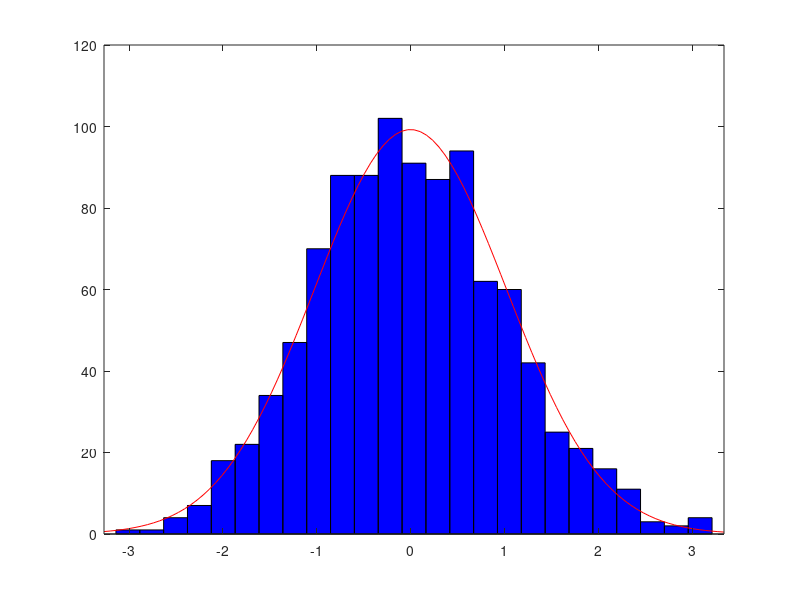

Here is the MATLAB script that generated this plot:
close all; clear all; clc;

rng(0);

numbers = zeros(1000,1);
for i=1:length(numbers)
    numbers(i) = sum(unifrnd(0,1,12,1)) - 6;
end
figure(1);
histfit(numbers, 25);
